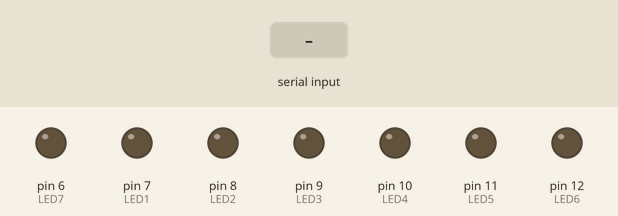
The sketch below on a simulated Arduino Uno, built with avr-gcc and run on an emulated ATmega328P. Shown: output pins drawn as LEDs (lit = HIGH). Inputs (shaded band) come from the test bench.

Above: at 1.2 s.
1.3 s: byte 14 (14) received over Serial
At 2.1 s:
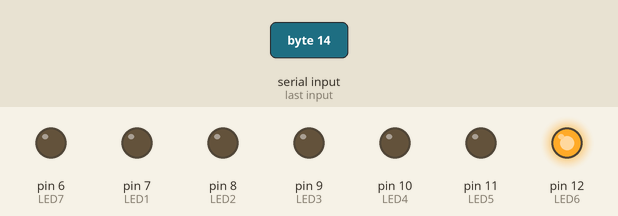
10.3 s: byte 13 (13) received over Serial
At 12.6 s:
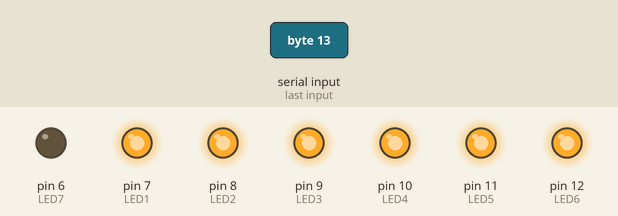
13.3 s: byte 0 (0) received over Serial
At 14.3 s:
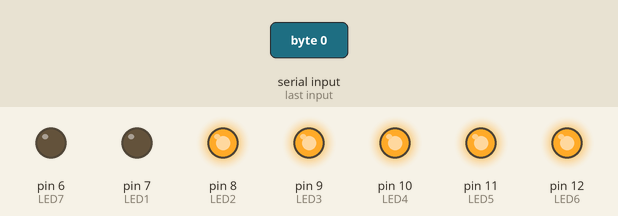
14.8 s: byte 3 (3) received over Serial
At 15.6 s:
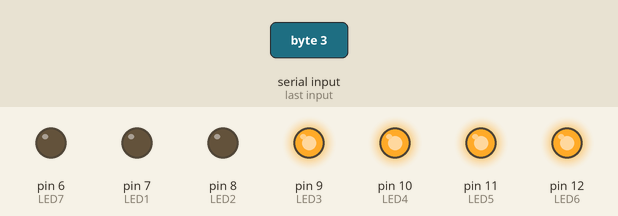
16.3 s: byte 1 (1) received over Serial
At 17.5 s:
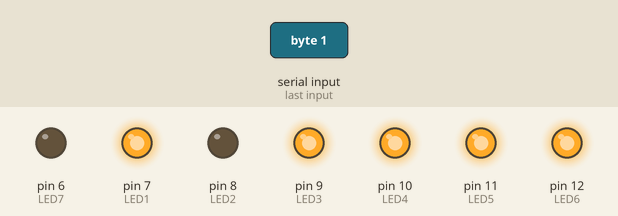
17.8 s: byte 5 (5) received over Serial
At 19.0 s:
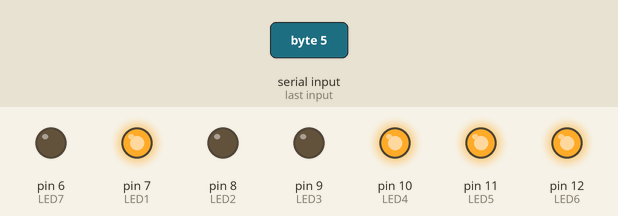
Timing chart, 0 to 20.3 s (numbered marks = the images above; inputs shaded):
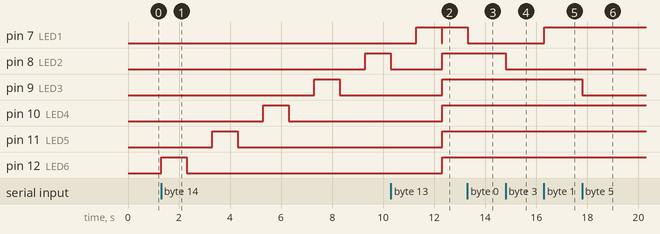

The sketch:

SSFinal.ino
```cpp
//Receives data over Serial port from Processing to control 2 LEDS
//Hook up LEDs to pins 4 and 8;


byte val; // stores data received from serial port
const int LED1 = 7; // variable for which pin
const int LED2 = 8; // variable for which pin
const int LED3 = 9;
const int LED4 = 10;
const int LED5 = 11;
const int LED6 = 12;
const int LED7 =6;


void setup() {
  pinMode(LED1, OUTPUT); // set pin as output
  pinMode(LED2, OUTPUT); // set pin as output
  pinMode(LED3, OUTPUT);
  pinMode(LED4, OUTPUT);
  pinMode(LED5, OUTPUT);
  pinMode(LED6, OUTPUT);
  pinMode(LED7, OUTPUT);
  Serial.begin(9600); // Start serial communication at 9600 bps
}

void loop() {
  if (Serial.available()) { // If data is available to read
    val = Serial.read(); // read it and store it in val
  }
  if (val == 0) { // If 0 received
    digitalWrite(LED1, LOW); // turn LEDs off
   // digitalWrite(LED2, LOW);
  }
  else if (val == 1) { // If 1 received
    digitalWrite(LED1, HIGH); // turn the LED at pin 1 on
  }
  else if (val == 2) {
    digitalWrite(LED2, HIGH);
  }
  else if (val == 3) {
    digitalWrite(LED2, LOW);
  }
  else if (val == 4) {
    digitalWrite(LED3, HIGH);
  }
  else if (val == 5) {
    digitalWrite(LED3, LOW);
  }
  else if (val == 6) {
    digitalWrite(LED4, HIGH);
  }
  else if (val == 7) {
    digitalWrite(LED4, LOW);
  }
  else if (val == 8) {
    digitalWrite(LED5, HIGH);
  }
  else if (val == 9) {
    digitalWrite(LED5, LOW);
  }
  else if (val == 10) {
    digitalWrite(LED6, HIGH);
  }
  else if (val == 11) {
    digitalWrite(LED6, LOW);
  }
  else if (val == 12) {
    digitalWrite(LED6, LOW);
    digitalWrite(LED5, LOW);
    digitalWrite(LED4, LOW);
    digitalWrite(LED3, LOW);
    digitalWrite(LED2, LOW);
    digitalWrite(LED1, LOW);
  }
  else if (val == 13) {
    digitalWrite(LED6, HIGH);
    digitalWrite(LED5, HIGH);
    digitalWrite(LED4, HIGH);
    digitalWrite(LED3, HIGH);
    digitalWrite(LED2, HIGH);
    digitalWrite(LED1, HIGH);
  }
  if (val == 14) {
    digitalWrite(LED6, HIGH);
    delay(1000);
    digitalWrite(LED6, LOW);
    delay(1000);
    digitalWrite(LED5, HIGH);
    delay(1000);
    digitalWrite(LED5, LOW);
    delay(1000);
    digitalWrite(LED4, HIGH);
    delay(1000);
    digitalWrite(LED4, LOW);
    delay(1000);
    digitalWrite(LED3, HIGH);
    delay(1000);
    digitalWrite(LED3, LOW);
    delay(1000);
    digitalWrite(LED2, HIGH);
    delay(1000);
    digitalWrite(LED2, LOW);
    delay(1000);
    digitalWrite(LED1, HIGH);
    delay(1000);
    digitalWrite(LED1, LOW);


  }
  if (val == 15) {
    digitalWrite(LED7, HIGH);
  }
  if (val == 16) {
    digitalWrite(LED7, LOW);
  }

  delay(10); // Wait 10 milliseconds
}
```

Measured:
- after the input at 1.3 s, pin 8 (LED2): LOW → HIGH after 8.0 s; pin 9 (LED3): LOW → HIGH after 6.0 s, → LOW 1.0 s later; pin 10 (LED4): LOW → HIGH after 4.0 s, → LOW 1.0 s later; pin 11 (LED5): LOW → HIGH after 2.0 s, → LOW 1.0 s later; pin 12 (LED6): LOW → HIGH at once, → LOW 1.0 s later
- after the input at 10.3 s, pin 9 (LED3), pin 10 (LED4), pin 11 (LED5): LOW → HIGH after 2.0 s
- after the input at 13.3 s, pin 7 (LED1): HIGH → LOW at once
- after the input at 14.8 s, pin 8 (LED2): HIGH → LOW at once
- after the input at 16.3 s, pin 7 (LED1): LOW → HIGH at once
- after the input at 17.8 s, pin 9 (LED3): HIGH → LOW at once
